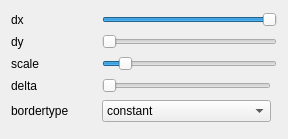
<?xml version="1.0" encoding="UTF-8"?>
<ui version="4.0">
 <class>DialogScharr</class>
 <widget class="QDialog" name="DialogScharr">
  <property name="geometry">
   <rect>
    <x>0</x>
    <y>0</y>
    <width>288</width>
    <height>139</height>
   </rect>
  </property>
  <property name="windowTitle">
   <string>Dialog</string>
  </property>
  <layout class="QGridLayout" name="gridLayout" columnstretch="1,2,0">
   <item row="1" column="0">
    <widget class="QLabel" name="label_2">
     <property name="text">
      <string>dy</string>
     </property>
    </widget>
   </item>
   <item row="0" column="0">
    <widget class="QLabel" name="label">
     <property name="text">
      <string>dx</string>
     </property>
    </widget>
   </item>
   <item row="3" column="0">
    <widget class="QLabel" name="label_4">
     <property name="text">
      <string>delta</string>
     </property>
    </widget>
   </item>
   <item row="4" column="0">
    <widget class="QLabel" name="label_5">
     <property name="text">
      <string>bordertype</string>
     </property>
    </widget>
   </item>
   <item row="0" column="1" colspan="2">
    <widget class="QSlider" name="sliderDx">
     <property name="minimum">
      <number>0</number>
     </property>
     <property name="maximum">
      <number>1</number>
     </property>
     <property name="value">
      <number>1</number>
     </property>
     <property name="orientation">
      <enum>Qt::Horizontal</enum>
     </property>
    </widget>
   </item>
   <item row="1" column="1" colspan="2">
    <widget class="QSlider" name="sliderDy">
     <property name="minimum">
      <number>0</number>
     </property>
     <property name="maximum">
      <number>1</number>
     </property>
     <property name="value">
      <number>0</number>
     </property>
     <property name="orientation">
      <enum>Qt::Horizontal</enum>
     </property>
    </widget>
   </item>
   <item row="2" column="0">
    <widget class="QLabel" name="label_3">
     <property name="text">
      <string>scale</string>
     </property>
    </widget>
   </item>
   <item row="2" column="1" colspan="2">
    <widget class="QSlider" name="sliderScale">
     <property name="minimum">
      <number>1</number>
     </property>
     <property name="maximum">
      <number>1000</number>
     </property>
     <property name="sliderPosition">
      <number>100</number>
     </property>
     <property name="orientation">
      <enum>Qt::Horizontal</enum>
     </property>
    </widget>
   </item>
   <item row="4" column="1">
    <widget class="QComboBox" name="cBxBorderType">
     <item>
      <property name="text">
       <string>constant</string>
      </property>
     </item>
     <item>
      <property name="text">
       <string>replicate</string>
      </property>
     </item>
     <item>
      <property name="text">
       <string>reflect</string>
      </property>
     </item>
     <item>
      <property name="text">
       <string>reflect_101</string>
      </property>
     </item>
    </widget>
   </item>
   <item row="3" column="1">
    <widget class="QSlider" name="sliderDelta">
     <property name="maximum">
      <number>255</number>
     </property>
     <property name="orientation">
      <enum>Qt::Horizontal</enum>
     </property>
    </widget>
   </item>
  </layout>
 </widget>
 <resources/>
 <connections/>
</ui>
